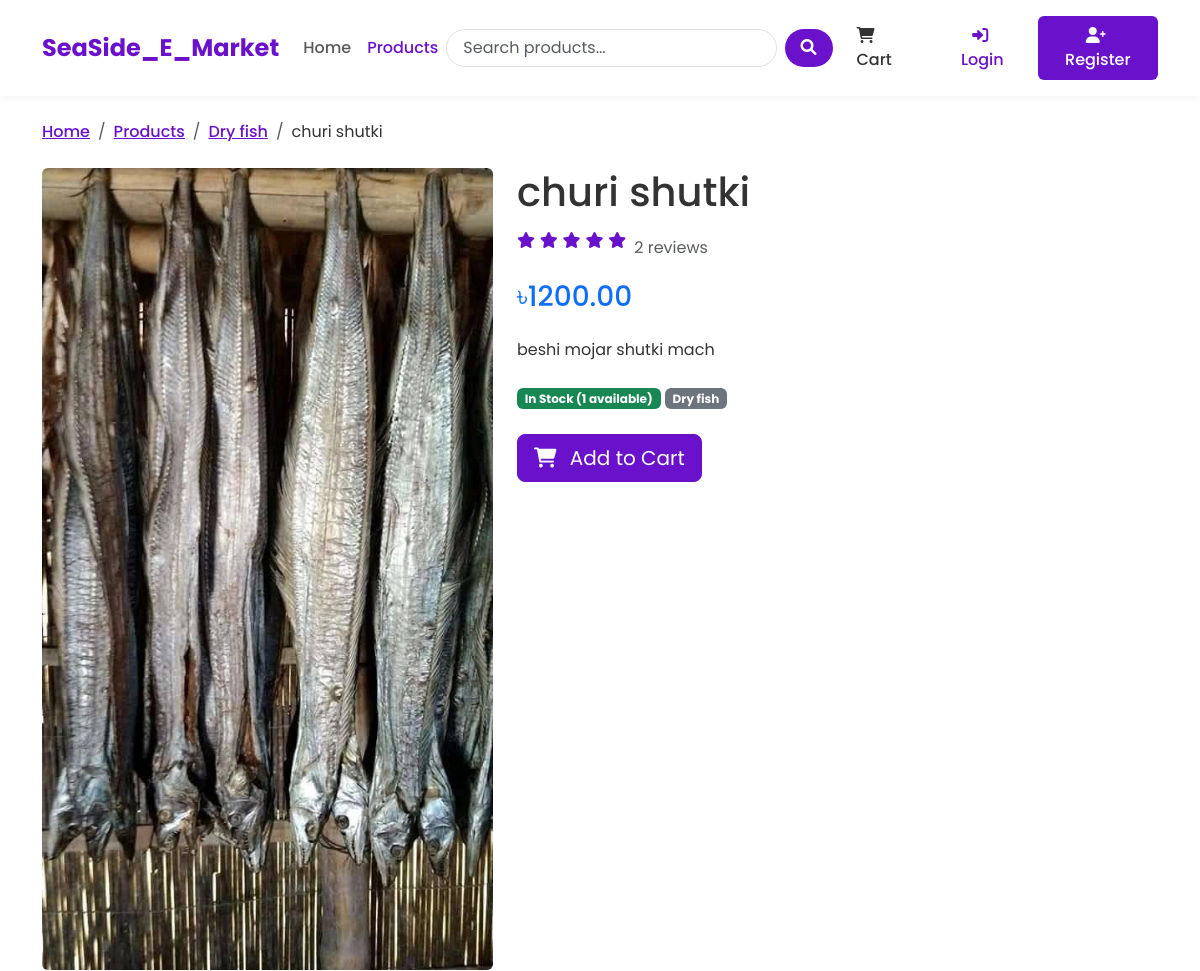
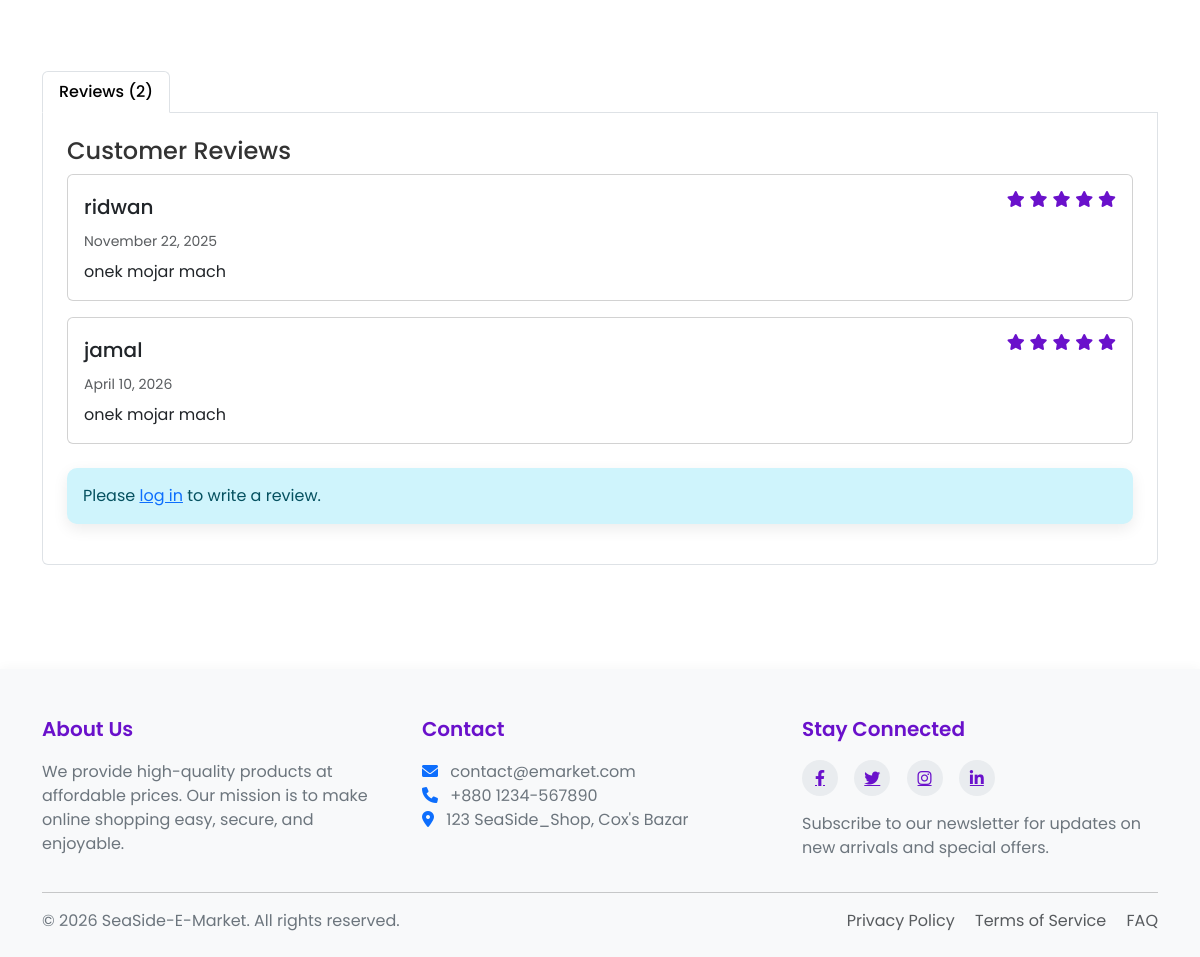
Page /products/detail/churi-shutki/ on the committed database (2 pictures, top to bottom).
### SeaSide_Shop/models.py (models this page shows, shortened)
class Product(models.Model):
    name = models.CharField(max_length=100)
    slug = models.SlugField(max_length=200, unique=True)
    category = models.ForeignKey(Category, on_delete=models.CASCADE, related_name='products')
    description = models.TextField()
    price = models.DecimalField(max_digits=10, decimal_places=2) # 405.99
    stock = models.PositiveBigIntegerField(default=1)
    available = models.BooleanField(default=True)
    created_at = models.DateTimeField(auto_now_add=True)
    updated_at = models.DateTimeField(auto_now=True)
    image = models.ImageField(upload_to='products/%Y/%m/%d') # products/25/10/2025
    def average_rating(self):
        ratings = self.ratings.all()
        if ratings.count() > 0:
            return sum([i.rating for i in ratings])/ratings.count()
        return 0

class Category(models.Model):
    name = models.CharField(max_length=100)
    slug = models.SlugField(max_length=100, unique=True)
    description = models.TextField()
    class Meta:
        verbose_name_plural = 'Categories'

class Rating(models.Model):
    product = models.ForeignKey(Product, on_delete=models.CASCADE, related_name='ratings')
    user = models.ForeignKey(User, on_delete=models.CASCADE)
    rating = models.PositiveSmallIntegerField(validators=[MinValueValidator(1), MaxValueValidator(5)])
    comment = models.TextField()
    created_at = models.DateTimeField(auto_now_add=True)

### SeaSide_Shop/views.py (the view)
# urls.py: path('products/detail/<slug:slug>/', views.product_detail, name="product_detail"),
def product_detail(request, slug):
    product = get_object_or_404(Product, slug = slug, available = True)
    related_products = Product.objects.filter(category = product.category).exclude(id=product.id)
    user_rating = None
    if request.user.is_authenticated:
        try:
            user_rating = Rating.objects.get(product=product, user=request.user)
        except Rating.DoesNotExist:
            pass
    rating_form = RatingForm(instance=user_rating)
    return render(request, 'SeaSide_Shop/product_detail.html', {
        'product' :product,
        'related_products' : related_products,
        'user_rating' : user_rating,
        'rating_form' : rating_form
    })

### SeaSide_Shop/forms.py
class RatingForm(forms.ModelForm):
    class Meta:
        model = Rating
        fields = ['rating', 'comment']
        widgets = {
            'rating' : forms.Select(choices=[(i,i) for i in range(1,6)]),
            'comment' : forms.Textarea(attrs={'rows' : 4})
        }

### SeaSide_Shop/context_processors.py (called while the page is built)
def cart_items_count(request):
    if request.user.is_authenticated:
        try:
            cart = Cart.objects.get(user=request.user)
            return {'cart_items_count' : cart.get_total_items()}
        except Cart.DoesNotExist:
            return {'cart_items_count' : 0}
    return {'cart_items_count' : 0}

### templates/SeaSide_Shop/product_detail.html (shortened to what this page needs)
{% extends 'base.html' %}
{% block content %}
<nav aria-label="breadcrumb">
    <ol class="breadcrumb">
        <li class="breadcrumb-item"><a href="{% url 'home' %}">Home</a></li>
        <li class="breadcrumb-item"><a href="{% url 'product_list' %}">Products</a></li>
        <li class="breadcrumb-item"><a href="{% url 'product_list_by_category' product.category.slug %}">{{ product.category.name }}</a></li>
        <li class="breadcrumb-item active" aria-current="page">{{ product.name }}</li>
    </ol>
</nav>
<div class="row">
    <div class="col-md-5 mb-4">
        {% if product.image %}
        <img src="{{ product.image.url }}" class="img-fluid rounded" alt="{{ product.name }}">
        {% else %}
        <div class="bg-light text-center p-5 rounded">
            <i class="fas fa-image fa-5x text-muted"></i>
        </div>
        {% endif %}
    </div>
    <div class="col-md-7">
        <h1 class="mb-3">{{ product.name }}</h1>
        <div class="d-flex align-items-center mb-3">
            <div class="rating me-2">
                {% for i in "12345" %}
                {% if forloop.counter <= product.average_rating %}
                <i class="fas fa-star"></i>
                {% else %}
                <i class="far fa-star"></i>
                {% endif %}
                {% endfor %}
            </div>
            <span class="text-muted">{{ product.ratings.count }} review{{ product.ratings.count|pluralize }}</span>
        </div>
        <h2 class="h3 text-primary mb-4">৳{{ product.price }}</h2>
        <p class="mb-4">{{ product.description }}</p>
        <div class="mb-4">
            <span class="badge bg-{% if product.stock > 0 %}success{% else %}danger{% endif %}">
                {% if product.stock > 0 %}In Stock ({{ product.stock }} available){% else %}Out of Stock{% endif %}
            </span>
            <span class="badge bg-secondary">{{ product.category.name }}</span>
        </div>
        {% if product.stock > 0 %}
        <form action="{% url 'cart_add' product.id %}" method="post" class="mb-4">
            <button type="submit" class="btn btn-primary btn-lg">
                <i class="fas fa-shopping-cart me-2"></i> Add to Cart
            </button>
        </form>
        {% endif %}
    </div>
</div>
<div class="row mt-5">
    <div class="col-12">
        <ul class="nav nav-tabs" id="productTabs" role="tablist">
            <li class="nav-item" role="presentation">
                <button class="nav-link active" id="reviews-tab" data-bs-toggle="tab" data-bs-target="#reviews"
                        type="button" role="tab" aria-controls="reviews" aria-selected="true">
                    Reviews ({{ product.ratings.count }})
                </button>
            </li>
        </ul>
        <div class="tab-content p-4 border border-top-0 rounded-bottom" id="productTabsContent">
            <div class="tab-pane fade show active" id="reviews" role="tabpanel" aria-labelledby="reviews-tab">
                {% if product.ratings.count > 0 %}
                <div class="mb-4">
                    <h4>Customer Reviews</h4>
                    {% for rating in product.ratings.all %}
                    <div class="card mb-3">
                        <div class="card-body">
                            <div class="d-flex justify-content-between align-items-center mb-2">
                                <h5 class="mb-0">{{ rating.user.username }}</h5>
                                <div class="rating">
                                    {% for i in "12345" %}
                                    {% if forloop.counter <= rating.rating %}
                                    <i class="fas fa-star"></i>
                                    {% else %}
                                    <i class="far fa-star"></i>
                                    {% endif %}
                                    {% endfor %}
                                </div>
                            </div>
                            <p class="text-muted small mb-2">{{ rating.created_at|date:"F d, Y" }}</p>
                            <p class="mb-0">{{ rating.comment }}</p>
                        </div>
                    </div>
                    {% endfor %}
                </div>
                {% else %}
                <p>No reviews yet. Be the first to review this product!</p>
                {% endif %}
                {% if user.is_authenticated and not user.is_staff %}
                    {% if user_rating %}
                    <h4>Your Review</h4>
                    <div class="card mb-3">
                        <div class="card-body">
                            <div class="d-flex justify-content-between align-items-center mb-2">
                                <div class="rating">
                                    {% for i in "12345" %}
                                    {% if forloop.counter <= user_rating.rating %}
                                    <i class="fas fa-star"></i>
                                    {% else %}
                                    <i class="far fa-star"></i>
                                    {% endif %}
                                    {% endfor %}
                                </div>
                                <a href="{% url 'rate_product' product.id %}" class="btn btn-sm btn-outline-primary">
                                    Edit Review
                                </a>
                            </div>
                            <p class="mb-0">{{ user_rating.comment }}</p>
                        </div>
                    </div>
                    {% else %}
                    <div class="card">
                        <div class="card-body">
                            <h4>Write a Review</h4>
                            <p>Have you purchased this product? Share your thoughts with other customers!</p>
                            <a href="{% url 'rate_product' product.id %}" class="btn btn-primary">Write a Review</a>
                        </div>
                    </div>
                    {% endif %}
                {% elif user.is_authenticated and user.is_staff %}
                <div class="alert alert-secondary">
                    Admin accounts cannot write reviews.
                </div>
                {% else %}
                <div class="alert alert-info">
                    Please <a href="{% url 'login' %}?next={{ request.path }}">log in</a> to write a review.
                </div>
                {% endif %}
            </div>
        </div>
    </div>
</div>
{% endblock %}

### templates/SeaSide_Shop/product_detail.html (style rules this page uses)
.breadcrumb-item a { color: var(--primary-color); font-weight: 500; }
.breadcrumb-item.active { color: var(--text-color); }
.breadcrumb { background-color: transparent; padding: 0; margin-bottom: 1.5rem; }
.rating { display: flex; align-items: center; gap: 0.3rem; margin-bottom: 1rem; }
.rating i { color: var(--primary-color); }

### templates/base.html (style rules this page uses)
:root { --primary-color: #6a11cb; --primary-dark: #5a0cb8; --primary-light: #7c4ddb; --secondary-color: #2575fc; --text-color: #333333; --text-light: #6c757d; --bg-light: #f8f9fa; --border-radius: 10px; --box-shadow: 0 5px 15px rgba(0,0,0,0.08); }
body { font-family: 'Poppins', sans-serif; color: var(--text-color); display: flex; flex-direction: column; min-height: 100vh; }
.nav-link { font-weight: 500; padding: 0.5rem 1rem; transition: all 0.3s ease; }
.rating { color: #ffc107; }
.btn-primary { background-color: var(--primary-color); border-color: var(--primary-color); }
.alert { border-radius: var(--border-radius); box-shadow: var(--box-shadow); border: none; }

### rows in the picture
Product: category.name "Dry fish", name "churi shutki", image (picture), ratings.count "2", price "1200.00", description "beshi mojar shutki mach", stock "1"
Rating: user.username "ridwan", rating 5 (drawn), created_at "November 22, 2025", comment "onek mojar mach"
Rating: user.username "jamal", rating 5 (drawn), created_at "April 10, 2026", comment "onek mojar mach"
